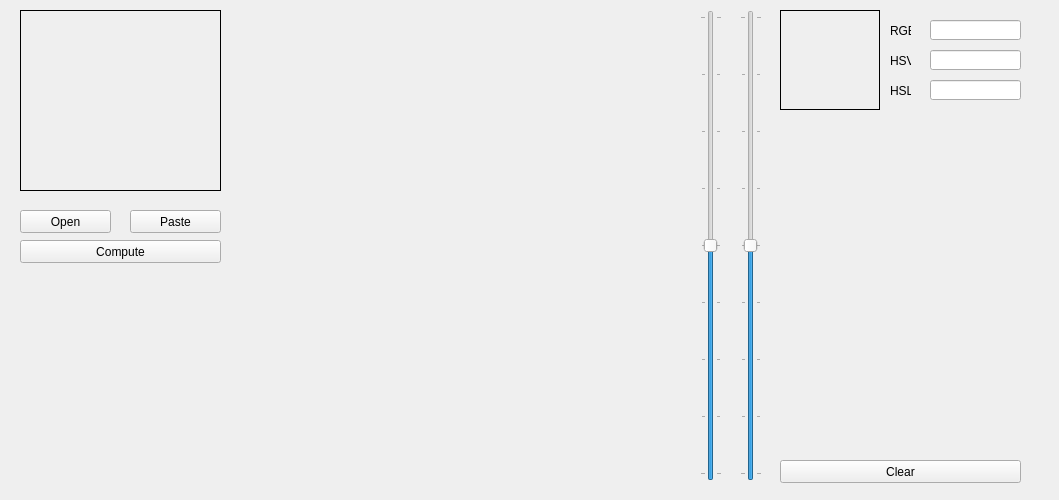
<?xml version="1.0" encoding="UTF-8"?>
<ui version="4.0">
 <class>ColorPickerClass</class>
 <widget class="QWidget" name="ColorPickerClass">
  <property name="geometry">
   <rect>
    <x>0</x>
    <y>0</y>
    <width>1059</width>
    <height>500</height>
   </rect>
  </property>
  <property name="sizePolicy">
   <sizepolicy hsizetype="Fixed" vsizetype="Fixed">
    <horstretch>0</horstretch>
    <verstretch>0</verstretch>
   </sizepolicy>
  </property>
  <property name="minimumSize">
   <size>
    <width>1000</width>
    <height>500</height>
   </size>
  </property>
  <property name="maximumSize">
   <size>
    <width>1200</width>
    <height>500</height>
   </size>
  </property>
  <property name="windowTitle">
   <string>ColorPicker</string>
  </property>
  <widget class="QLabel" name="imageLabel">
   <property name="geometry">
    <rect>
     <x>20</x>
     <y>10</y>
     <width>201</width>
     <height>181</height>
    </rect>
   </property>
   <property name="frameShape">
    <enum>QFrame::Box</enum>
   </property>
   <property name="text">
    <string/>
   </property>
  </widget>
  <widget class="QColorLabel1D" name="som1DLabel">
   <property name="geometry">
    <rect>
     <x>249</x>
     <y>10</y>
     <width>431</width>
     <height>31</height>
    </rect>
   </property>
   <property name="frameShape">
    <enum>QFrame::NoFrame</enum>
   </property>
   <property name="text">
    <string/>
   </property>
  </widget>
  <widget class="QColorLabel2D" name="som2DLabel">
   <property name="geometry">
    <rect>
     <x>249</x>
     <y>49</y>
     <width>431</width>
     <height>431</height>
    </rect>
   </property>
   <property name="frameShape">
    <enum>QFrame::NoFrame</enum>
   </property>
   <property name="text">
    <string/>
   </property>
  </widget>
  <widget class="QPushButton" name="computeButton">
   <property name="geometry">
    <rect>
     <x>20</x>
     <y>240</y>
     <width>201</width>
     <height>23</height>
    </rect>
   </property>
   <property name="text">
    <string>Compute</string>
   </property>
  </widget>
  <widget class="QPushButton" name="openButton">
   <property name="geometry">
    <rect>
     <x>20</x>
     <y>210</y>
     <width>91</width>
     <height>23</height>
    </rect>
   </property>
   <property name="text">
    <string>Open</string>
   </property>
  </widget>
  <widget class="ColorSpaceView" name="glWidget" native="true">
   <property name="geometry">
    <rect>
     <x>20</x>
     <y>280</y>
     <width>201</width>
     <height>201</height>
    </rect>
   </property>
  </widget>
  <widget class="QPushButton" name="pasteButton">
   <property name="geometry">
    <rect>
     <x>130</x>
     <y>210</y>
     <width>91</width>
     <height>23</height>
    </rect>
   </property>
   <property name="text">
    <string>Paste</string>
   </property>
  </widget>
  <widget class="QSlider" name="brightnessSlider">
   <property name="geometry">
    <rect>
     <x>700</x>
     <y>10</y>
     <width>22</width>
     <height>471</height>
    </rect>
   </property>
   <property name="maximum">
    <number>24</number>
   </property>
   <property name="singleStep">
    <number>1</number>
   </property>
   <property name="value">
    <number>12</number>
   </property>
   <property name="orientation">
    <enum>Qt::Vertical</enum>
   </property>
   <property name="tickPosition">
    <enum>QSlider::TicksBothSides</enum>
   </property>
   <property name="tickInterval">
    <number>3</number>
   </property>
  </widget>
  <widget class="QSampleLabel" name="colorLabel">
   <property name="geometry">
    <rect>
     <x>780</x>
     <y>10</y>
     <width>100</width>
     <height>100</height>
    </rect>
   </property>
   <property name="frameShape">
    <enum>QFrame::Box</enum>
   </property>
   <property name="text">
    <string/>
   </property>
  </widget>
  <widget class="QSampleLabel" name="colorSlot_1">
   <property name="geometry">
    <rect>
     <x>780</x>
     <y>130</y>
     <width>41</width>
     <height>31</height>
    </rect>
   </property>
   <property name="acceptDrops">
    <bool>true</bool>
   </property>
   <property name="frameShape">
    <enum>QFrame::NoFrame</enum>
   </property>
   <property name="frameShadow">
    <enum>QFrame::Plain</enum>
   </property>
   <property name="text">
    <string/>
   </property>
  </widget>
  <widget class="QLineEdit" name="rgbEdit">
   <property name="geometry">
    <rect>
     <x>930</x>
     <y>20</y>
     <width>91</width>
     <height>20</height>
    </rect>
   </property>
   <property name="readOnly">
    <bool>true</bool>
   </property>
  </widget>
  <widget class="QLabel" name="rgbLabel">
   <property name="geometry">
    <rect>
     <x>890</x>
     <y>20</y>
     <width>21</width>
     <height>21</height>
    </rect>
   </property>
   <property name="text">
    <string>RGB</string>
   </property>
  </widget>
  <widget class="QLabel" name="hsvLabel">
   <property name="geometry">
    <rect>
     <x>890</x>
     <y>50</y>
     <width>21</width>
     <height>21</height>
    </rect>
   </property>
   <property name="text">
    <string>HSV</string>
   </property>
  </widget>
  <widget class="QLabel" name="hslLabel">
   <property name="geometry">
    <rect>
     <x>890</x>
     <y>80</y>
     <width>21</width>
     <height>21</height>
    </rect>
   </property>
   <property name="text">
    <string>HSL</string>
   </property>
  </widget>
  <widget class="QLineEdit" name="hsvEdit">
   <property name="geometry">
    <rect>
     <x>930</x>
     <y>50</y>
     <width>91</width>
     <height>20</height>
    </rect>
   </property>
   <property name="readOnly">
    <bool>true</bool>
   </property>
  </widget>
  <widget class="QLineEdit" name="hslEdit">
   <property name="geometry">
    <rect>
     <x>930</x>
     <y>80</y>
     <width>91</width>
     <height>20</height>
    </rect>
   </property>
   <property name="readOnly">
    <bool>true</bool>
   </property>
  </widget>
  <widget class="QSampleLabel" name="colorSlot_2">
   <property name="geometry">
    <rect>
     <x>780</x>
     <y>170</y>
     <width>41</width>
     <height>31</height>
    </rect>
   </property>
   <property name="acceptDrops">
    <bool>true</bool>
   </property>
   <property name="frameShape">
    <enum>QFrame::NoFrame</enum>
   </property>
   <property name="frameShadow">
    <enum>QFrame::Plain</enum>
   </property>
   <property name="text">
    <string/>
   </property>
  </widget>
  <widget class="QSampleLabel" name="colorSlot_3">
   <property name="geometry">
    <rect>
     <x>780</x>
     <y>210</y>
     <width>41</width>
     <height>31</height>
    </rect>
   </property>
   <property name="acceptDrops">
    <bool>true</bool>
   </property>
   <property name="frameShape">
    <enum>QFrame::NoFrame</enum>
   </property>
   <property name="frameShadow">
    <enum>QFrame::Plain</enum>
   </property>
   <property name="text">
    <string/>
   </property>
  </widget>
  <widget class="QSampleLabel" name="colorSlot_4">
   <property name="geometry">
    <rect>
     <x>780</x>
     <y>250</y>
     <width>41</width>
     <height>31</height>
    </rect>
   </property>
   <property name="acceptDrops">
    <bool>true</bool>
   </property>
   <property name="frameShape">
    <enum>QFrame::NoFrame</enum>
   </property>
   <property name="frameShadow">
    <enum>QFrame::Plain</enum>
   </property>
   <property name="text">
    <string/>
   </property>
  </widget>
  <widget class="QSampleLabel" name="colorSlot_5">
   <property name="geometry">
    <rect>
     <x>780</x>
     <y>290</y>
     <width>41</width>
     <height>31</height>
    </rect>
   </property>
   <property name="acceptDrops">
    <bool>true</bool>
   </property>
   <property name="frameShape">
    <enum>QFrame::NoFrame</enum>
   </property>
   <property name="frameShadow">
    <enum>QFrame::Plain</enum>
   </property>
   <property name="text">
    <string/>
   </property>
  </widget>
  <widget class="QSampleLabel" name="colorSlot_6">
   <property name="geometry">
    <rect>
     <x>780</x>
     <y>330</y>
     <width>41</width>
     <height>31</height>
    </rect>
   </property>
   <property name="acceptDrops">
    <bool>true</bool>
   </property>
   <property name="frameShape">
    <enum>QFrame::NoFrame</enum>
   </property>
   <property name="frameShadow">
    <enum>QFrame::Plain</enum>
   </property>
   <property name="text">
    <string/>
   </property>
  </widget>
  <widget class="QSampleLabel" name="colorSlot_7">
   <property name="geometry">
    <rect>
     <x>780</x>
     <y>370</y>
     <width>41</width>
     <height>31</height>
    </rect>
   </property>
   <property name="acceptDrops">
    <bool>true</bool>
   </property>
   <property name="frameShape">
    <enum>QFrame::NoFrame</enum>
   </property>
   <property name="frameShadow">
    <enum>QFrame::Plain</enum>
   </property>
   <property name="text">
    <string/>
   </property>
  </widget>
  <widget class="QSampleLabel" name="colorSlot_8">
   <property name="geometry">
    <rect>
     <x>780</x>
     <y>410</y>
     <width>41</width>
     <height>31</height>
    </rect>
   </property>
   <property name="acceptDrops">
    <bool>true</bool>
   </property>
   <property name="frameShape">
    <enum>QFrame::NoFrame</enum>
   </property>
   <property name="frameShadow">
    <enum>QFrame::Plain</enum>
   </property>
   <property name="text">
    <string/>
   </property>
  </widget>
  <widget class="QSampleLabel" name="colorSlot_9">
   <property name="geometry">
    <rect>
     <x>830</x>
     <y>130</y>
     <width>41</width>
     <height>31</height>
    </rect>
   </property>
   <property name="acceptDrops">
    <bool>true</bool>
   </property>
   <property name="frameShape">
    <enum>QFrame::NoFrame</enum>
   </property>
   <property name="frameShadow">
    <enum>QFrame::Plain</enum>
   </property>
   <property name="text">
    <string/>
   </property>
  </widget>
  <widget class="QSampleLabel" name="colorSlot_10">
   <property name="geometry">
    <rect>
     <x>830</x>
     <y>170</y>
     <width>41</width>
     <height>31</height>
    </rect>
   </property>
   <property name="acceptDrops">
    <bool>true</bool>
   </property>
   <property name="frameShape">
    <enum>QFrame::NoFrame</enum>
   </property>
   <property name="frameShadow">
    <enum>QFrame::Plain</enum>
   </property>
   <property name="text">
    <string/>
   </property>
  </widget>
  <widget class="QSampleLabel" name="colorSlot_11">
   <property name="geometry">
    <rect>
     <x>830</x>
     <y>210</y>
     <width>41</width>
     <height>31</height>
    </rect>
   </property>
   <property name="acceptDrops">
    <bool>true</bool>
   </property>
   <property name="frameShape">
    <enum>QFrame::NoFrame</enum>
   </property>
   <property name="frameShadow">
    <enum>QFrame::Plain</enum>
   </property>
   <property name="text">
    <string/>
   </property>
  </widget>
  <widget class="QSampleLabel" name="colorSlot_12">
   <property name="geometry">
    <rect>
     <x>830</x>
     <y>250</y>
     <width>41</width>
     <height>31</height>
    </rect>
   </property>
   <property name="acceptDrops">
    <bool>true</bool>
   </property>
   <property name="frameShape">
    <enum>QFrame::NoFrame</enum>
   </property>
   <property name="frameShadow">
    <enum>QFrame::Plain</enum>
   </property>
   <property name="text">
    <string/>
   </property>
  </widget>
  <widget class="QSampleLabel" name="colorSlot_13">
   <property name="geometry">
    <rect>
     <x>830</x>
     <y>290</y>
     <width>41</width>
     <height>31</height>
    </rect>
   </property>
   <property name="acceptDrops">
    <bool>true</bool>
   </property>
   <property name="frameShape">
    <enum>QFrame::NoFrame</enum>
   </property>
   <property name="frameShadow">
    <enum>QFrame::Plain</enum>
   </property>
   <property name="text">
    <string/>
   </property>
  </widget>
  <widget class="QSampleLabel" name="colorSlot_14">
   <property name="geometry">
    <rect>
     <x>830</x>
     <y>330</y>
     <width>41</width>
     <height>31</height>
    </rect>
   </property>
   <property name="acceptDrops">
    <bool>true</bool>
   </property>
   <property name="frameShape">
    <enum>QFrame::NoFrame</enum>
   </property>
   <property name="frameShadow">
    <enum>QFrame::Plain</enum>
   </property>
   <property name="text">
    <string/>
   </property>
  </widget>
  <widget class="QSampleLabel" name="colorSlot_15">
   <property name="geometry">
    <rect>
     <x>830</x>
     <y>370</y>
     <width>41</width>
     <height>31</height>
    </rect>
   </property>
   <property name="acceptDrops">
    <bool>true</bool>
   </property>
   <property name="frameShape">
    <enum>QFrame::NoFrame</enum>
   </property>
   <property name="frameShadow">
    <enum>QFrame::Plain</enum>
   </property>
   <property name="text">
    <string/>
   </property>
  </widget>
  <widget class="QSampleLabel" name="colorSlot_16">
   <property name="geometry">
    <rect>
     <x>830</x>
     <y>410</y>
     <width>41</width>
     <height>31</height>
    </rect>
   </property>
   <property name="acceptDrops">
    <bool>true</bool>
   </property>
   <property name="frameShape">
    <enum>QFrame::NoFrame</enum>
   </property>
   <property name="frameShadow">
    <enum>QFrame::Plain</enum>
   </property>
   <property name="text">
    <string/>
   </property>
  </widget>
  <widget class="QSampleLabel" name="colorSlot_17">
   <property name="geometry">
    <rect>
     <x>880</x>
     <y>130</y>
     <width>41</width>
     <height>31</height>
    </rect>
   </property>
   <property name="acceptDrops">
    <bool>true</bool>
   </property>
   <property name="frameShape">
    <enum>QFrame::NoFrame</enum>
   </property>
   <property name="frameShadow">
    <enum>QFrame::Plain</enum>
   </property>
   <property name="text">
    <string/>
   </property>
  </widget>
  <widget class="QSampleLabel" name="colorSlot_18">
   <property name="geometry">
    <rect>
     <x>880</x>
     <y>170</y>
     <width>41</width>
     <height>31</height>
    </rect>
   </property>
   <property name="acceptDrops">
    <bool>true</bool>
   </property>
   <property name="frameShape">
    <enum>QFrame::NoFrame</enum>
   </property>
   <property name="frameShadow">
    <enum>QFrame::Plain</enum>
   </property>
   <property name="text">
    <string/>
   </property>
  </widget>
  <widget class="QSampleLabel" name="colorSlot_19">
   <property name="geometry">
    <rect>
     <x>880</x>
     <y>210</y>
     <width>41</width>
     <height>31</height>
    </rect>
   </property>
   <property name="acceptDrops">
    <bool>true</bool>
   </property>
   <property name="frameShape">
    <enum>QFrame::NoFrame</enum>
   </property>
   <property name="frameShadow">
    <enum>QFrame::Plain</enum>
   </property>
   <property name="text">
    <string/>
   </property>
  </widget>
  <widget class="QSampleLabel" name="colorSlot_20">
   <property name="geometry">
    <rect>
     <x>880</x>
     <y>250</y>
     <width>41</width>
     <height>31</height>
    </rect>
   </property>
   <property name="acceptDrops">
    <bool>true</bool>
   </property>
   <property name="frameShape">
    <enum>QFrame::NoFrame</enum>
   </property>
   <property name="frameShadow">
    <enum>QFrame::Plain</enum>
   </property>
   <property name="text">
    <string/>
   </property>
  </widget>
  <widget class="QSampleLabel" name="colorSlot_21">
   <property name="geometry">
    <rect>
     <x>880</x>
     <y>290</y>
     <width>41</width>
     <height>31</height>
    </rect>
   </property>
   <property name="acceptDrops">
    <bool>true</bool>
   </property>
   <property name="frameShape">
    <enum>QFrame::NoFrame</enum>
   </property>
   <property name="frameShadow">
    <enum>QFrame::Plain</enum>
   </property>
   <property name="text">
    <string/>
   </property>
  </widget>
  <widget class="QSampleLabel" name="colorSlot_22">
   <property name="geometry">
    <rect>
     <x>880</x>
     <y>330</y>
     <width>41</width>
     <height>31</height>
    </rect>
   </property>
   <property name="acceptDrops">
    <bool>true</bool>
   </property>
   <property name="frameShape">
    <enum>QFrame::NoFrame</enum>
   </property>
   <property name="frameShadow">
    <enum>QFrame::Plain</enum>
   </property>
   <property name="text">
    <string/>
   </property>
  </widget>
  <widget class="QSampleLabel" name="colorSlot_23">
   <property name="geometry">
    <rect>
     <x>880</x>
     <y>370</y>
     <width>41</width>
     <height>31</height>
    </rect>
   </property>
   <property name="acceptDrops">
    <bool>true</bool>
   </property>
   <property name="frameShape">
    <enum>QFrame::NoFrame</enum>
   </property>
   <property name="frameShadow">
    <enum>QFrame::Plain</enum>
   </property>
   <property name="text">
    <string/>
   </property>
  </widget>
  <widget class="QSampleLabel" name="colorSlot_24">
   <property name="geometry">
    <rect>
     <x>880</x>
     <y>410</y>
     <width>41</width>
     <height>31</height>
    </rect>
   </property>
   <property name="acceptDrops">
    <bool>true</bool>
   </property>
   <property name="frameShape">
    <enum>QFrame::NoFrame</enum>
   </property>
   <property name="frameShadow">
    <enum>QFrame::Plain</enum>
   </property>
   <property name="text">
    <string/>
   </property>
  </widget>
  <widget class="QSampleLabel" name="colorSlot_25">
   <property name="geometry">
    <rect>
     <x>930</x>
     <y>130</y>
     <width>41</width>
     <height>31</height>
    </rect>
   </property>
   <property name="acceptDrops">
    <bool>true</bool>
   </property>
   <property name="frameShape">
    <enum>QFrame::NoFrame</enum>
   </property>
   <property name="frameShadow">
    <enum>QFrame::Plain</enum>
   </property>
   <property name="text">
    <string/>
   </property>
  </widget>
  <widget class="QSampleLabel" name="colorSlot_26">
   <property name="geometry">
    <rect>
     <x>930</x>
     <y>170</y>
     <width>41</width>
     <height>31</height>
    </rect>
   </property>
   <property name="acceptDrops">
    <bool>true</bool>
   </property>
   <property name="frameShape">
    <enum>QFrame::NoFrame</enum>
   </property>
   <property name="frameShadow">
    <enum>QFrame::Plain</enum>
   </property>
   <property name="text">
    <string/>
   </property>
  </widget>
  <widget class="QSampleLabel" name="colorSlot_27">
   <property name="geometry">
    <rect>
     <x>930</x>
     <y>210</y>
     <width>41</width>
     <height>31</height>
    </rect>
   </property>
   <property name="acceptDrops">
    <bool>true</bool>
   </property>
   <property name="frameShape">
    <enum>QFrame::NoFrame</enum>
   </property>
   <property name="frameShadow">
    <enum>QFrame::Plain</enum>
   </property>
   <property name="text">
    <string/>
   </property>
  </widget>
  <widget class="QSampleLabel" name="colorSlot_28">
   <property name="geometry">
    <rect>
     <x>930</x>
     <y>250</y>
     <width>41</width>
     <height>31</height>
    </rect>
   </property>
   <property name="acceptDrops">
    <bool>true</bool>
   </property>
   <property name="frameShape">
    <enum>QFrame::NoFrame</enum>
   </property>
   <property name="frameShadow">
    <enum>QFrame::Plain</enum>
   </property>
   <property name="text">
    <string/>
   </property>
  </widget>
  <widget class="QSampleLabel" name="colorSlot_29">
   <property name="geometry">
    <rect>
     <x>930</x>
     <y>290</y>
     <width>41</width>
     <height>31</height>
    </rect>
   </property>
   <property name="acceptDrops">
    <bool>true</bool>
   </property>
   <property name="frameShape">
    <enum>QFrame::NoFrame</enum>
   </property>
   <property name="frameShadow">
    <enum>QFrame::Plain</enum>
   </property>
   <property name="text">
    <string/>
   </property>
  </widget>
  <widget class="QSampleLabel" name="colorSlot_30">
   <property name="geometry">
    <rect>
     <x>930</x>
     <y>330</y>
     <width>41</width>
     <height>31</height>
    </rect>
   </property>
   <property name="acceptDrops">
    <bool>true</bool>
   </property>
   <property name="frameShape">
    <enum>QFrame::NoFrame</enum>
   </property>
   <property name="frameShadow">
    <enum>QFrame::Plain</enum>
   </property>
   <property name="text">
    <string/>
   </property>
  </widget>
  <widget class="QSampleLabel" name="colorSlot_31">
   <property name="geometry">
    <rect>
     <x>930</x>
     <y>370</y>
     <width>41</width>
     <height>31</height>
    </rect>
   </property>
   <property name="acceptDrops">
    <bool>true</bool>
   </property>
   <property name="frameShape">
    <enum>QFrame::NoFrame</enum>
   </property>
   <property name="frameShadow">
    <enum>QFrame::Plain</enum>
   </property>
   <property name="text">
    <string/>
   </property>
  </widget>
  <widget class="QSampleLabel" name="colorSlot_32">
   <property name="geometry">
    <rect>
     <x>930</x>
     <y>410</y>
     <width>41</width>
     <height>31</height>
    </rect>
   </property>
   <property name="acceptDrops">
    <bool>true</bool>
   </property>
   <property name="frameShape">
    <enum>QFrame::NoFrame</enum>
   </property>
   <property name="frameShadow">
    <enum>QFrame::Plain</enum>
   </property>
   <property name="text">
    <string/>
   </property>
  </widget>
  <widget class="QSampleLabel" name="colorSlot_33">
   <property name="geometry">
    <rect>
     <x>980</x>
     <y>130</y>
     <width>41</width>
     <height>31</height>
    </rect>
   </property>
   <property name="acceptDrops">
    <bool>true</bool>
   </property>
   <property name="frameShape">
    <enum>QFrame::NoFrame</enum>
   </property>
   <property name="frameShadow">
    <enum>QFrame::Plain</enum>
   </property>
   <property name="text">
    <string/>
   </property>
  </widget>
  <widget class="QSampleLabel" name="colorSlot_34">
   <property name="geometry">
    <rect>
     <x>980</x>
     <y>170</y>
     <width>41</width>
     <height>31</height>
    </rect>
   </property>
   <property name="acceptDrops">
    <bool>true</bool>
   </property>
   <property name="frameShape">
    <enum>QFrame::NoFrame</enum>
   </property>
   <property name="frameShadow">
    <enum>QFrame::Plain</enum>
   </property>
   <property name="text">
    <string/>
   </property>
  </widget>
  <widget class="QSampleLabel" name="colorSlot_35">
   <property name="geometry">
    <rect>
     <x>980</x>
     <y>210</y>
     <width>41</width>
     <height>31</height>
    </rect>
   </property>
   <property name="acceptDrops">
    <bool>true</bool>
   </property>
   <property name="frameShape">
    <enum>QFrame::NoFrame</enum>
   </property>
   <property name="frameShadow">
    <enum>QFrame::Plain</enum>
   </property>
   <property name="text">
    <string/>
   </property>
  </widget>
  <widget class="QSampleLabel" name="colorSlot_36">
   <property name="geometry">
    <rect>
     <x>980</x>
     <y>250</y>
     <width>41</width>
     <height>31</height>
    </rect>
   </property>
   <property name="acceptDrops">
    <bool>true</bool>
   </property>
   <property name="frameShape">
    <enum>QFrame::NoFrame</enum>
   </property>
   <property name="frameShadow">
    <enum>QFrame::Plain</enum>
   </property>
   <property name="text">
    <string/>
   </property>
  </widget>
  <widget class="QSampleLabel" name="colorSlot_37">
   <property name="geometry">
    <rect>
     <x>980</x>
     <y>290</y>
     <width>41</width>
     <height>31</height>
    </rect>
   </property>
   <property name="acceptDrops">
    <bool>true</bool>
   </property>
   <property name="frameShape">
    <enum>QFrame::NoFrame</enum>
   </property>
   <property name="frameShadow">
    <enum>QFrame::Plain</enum>
   </property>
   <property name="text">
    <string/>
   </property>
  </widget>
  <widget class="QSampleLabel" name="colorSlot_38">
   <property name="geometry">
    <rect>
     <x>980</x>
     <y>330</y>
     <width>41</width>
     <height>31</height>
    </rect>
   </property>
   <property name="acceptDrops">
    <bool>true</bool>
   </property>
   <property name="frameShape">
    <enum>QFrame::NoFrame</enum>
   </property>
   <property name="frameShadow">
    <enum>QFrame::Plain</enum>
   </property>
   <property name="text">
    <string/>
   </property>
  </widget>
  <widget class="QSampleLabel" name="colorSlot_39">
   <property name="geometry">
    <rect>
     <x>980</x>
     <y>370</y>
     <width>41</width>
     <height>31</height>
    </rect>
   </property>
   <property name="acceptDrops">
    <bool>true</bool>
   </property>
   <property name="frameShape">
    <enum>QFrame::NoFrame</enum>
   </property>
   <property name="frameShadow">
    <enum>QFrame::Plain</enum>
   </property>
   <property name="text">
    <string/>
   </property>
  </widget>
  <widget class="QSampleLabel" name="colorSlot_40">
   <property name="geometry">
    <rect>
     <x>980</x>
     <y>410</y>
     <width>41</width>
     <height>31</height>
    </rect>
   </property>
   <property name="acceptDrops">
    <bool>true</bool>
   </property>
   <property name="frameShape">
    <enum>QFrame::NoFrame</enum>
   </property>
   <property name="frameShadow">
    <enum>QFrame::Plain</enum>
   </property>
   <property name="text">
    <string/>
   </property>
  </widget>
  <widget class="QSlider" name="saturationSlider">
   <property name="geometry">
    <rect>
     <x>740</x>
     <y>10</y>
     <width>22</width>
     <height>471</height>
    </rect>
   </property>
   <property name="maximum">
    <number>24</number>
   </property>
   <property name="singleStep">
    <number>1</number>
   </property>
   <property name="value">
    <number>12</number>
   </property>
   <property name="orientation">
    <enum>Qt::Vertical</enum>
   </property>
   <property name="tickPosition">
    <enum>QSlider::TicksBothSides</enum>
   </property>
   <property name="tickInterval">
    <number>3</number>
   </property>
  </widget>
  <widget class="QPushButton" name="clearButton">
   <property name="geometry">
    <rect>
     <x>780</x>
     <y>460</y>
     <width>241</width>
     <height>23</height>
    </rect>
   </property>
   <property name="text">
    <string>Clear</string>
   </property>
  </widget>
 </widget>
 <layoutdefault spacing="6" margin="11"/>
 <customwidgets>
  <customwidget>
   <class>ColorSpaceView</class>
   <extends>QWidget</extends>
   <header location="global">colorspaceview.h</header>
   <container>1</container>
  </customwidget>
  <customwidget>
   <class>QColorLabel1D</class>
   <extends>QLabel</extends>
   <header>qcolorlabel.h</header>
  </customwidget>
  <customwidget>
   <class>QColorLabel2D</class>
   <extends>QLabel</extends>
   <header>qcolorlabel.h</header>
  </customwidget>
  <customwidget>
   <class>QSampleLabel</class>
   <extends>QLabel</extends>
   <header>qcolorlabel.h</header>
  </customwidget>
 </customwidgets>
 <resources>
  <include location="colorpicker.qrc"/>
 </resources>
 <connections/>
</ui>
